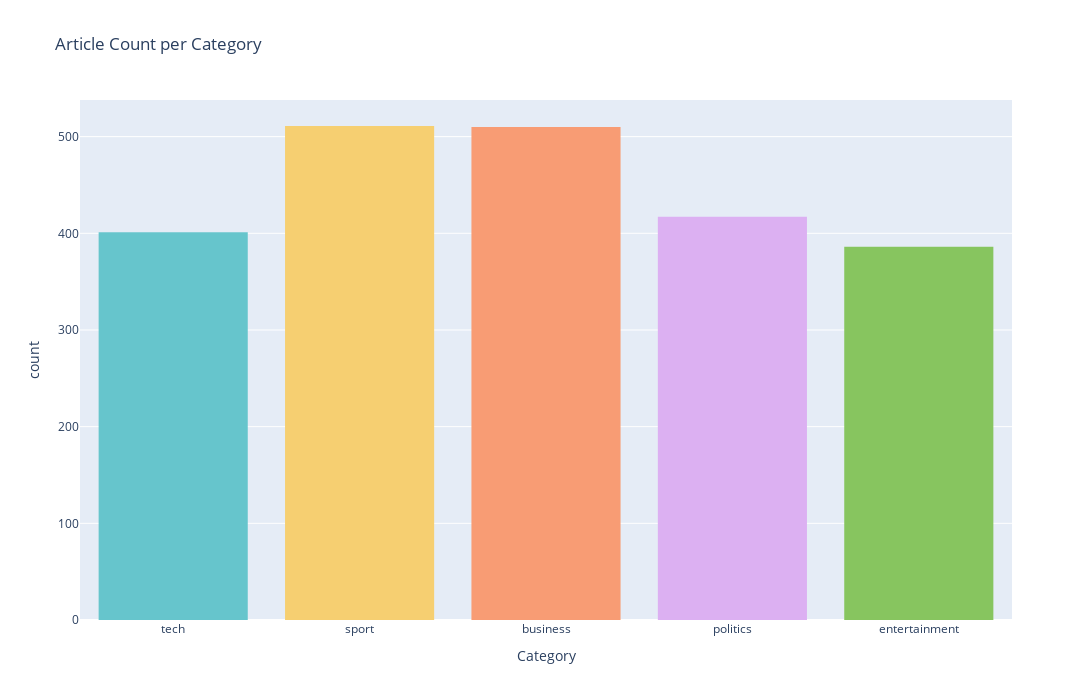

Notebook code cell kept with this figure:
### Code cell
# Visualize categories to check for imbalances
fig = px.histogram(df, x='category', color='category', 
                   title="Article Count per Category", 
                   labels={"category": "Category"}, 
                   color_discrete_sequence=px.colors.qualitative.Pastel)
fig.update_layout(showlegend=False, height=700, width=1100)
fig.show() # pip install nbformat --upgrade

### Figure 1 — Plotly figure (JSON) as saved in the notebook; plotly's stock layout.template omitted (floating-point values rounded to 4 significant figures; data arrays with more than 128 entries replaced by an {"elided": "..."} marker saying what was removed)
{"data": [{"bingroup": "x", "hovertemplate": "Category=%{x}<br>count=%{y}<extra></extra>", "legendgroup": "tech", "marker": {"color": "rgb(102, 197, 204)", "pattern": {"shape": ""}}, "name": "tech", "orientation": "v", "showlegend": true, "type": "histogram", "x": {"elided": "401 str values"}, "xaxis": "x", "yaxis": "y"}, {"bingroup": "x", "hovertemplate": "Category=%{x}<br>count=%{y}<extra></extra>", "legendgroup": "sport", "marker": {"color": "rgb(246, 207, 113)", "pattern": {"shape": ""}}, "name": "sport", "orientation": "v", "showlegend": true, "type": "histogram", "x": {"elided": "511 str values"}, "xaxis": "x", "yaxis": "y"}, {"bingroup": "x", "hovertemplate": "Category=%{x}<br>count=%{y}<extra></extra>", "legendgroup": "business", "marker": {"color": "rgb(248, 156, 116)", "pattern": {"shape": ""}}, "name": "business", "orientation": "v", "showlegend": true, "type": "histogram", "x": {"elided": "510 str values"}, "xaxis": "x", "yaxis": "y"}, {"bingroup": "x", "hovertemplate": "Category=%{x}<br>count=%{y}<extra></extra>", "legendgroup": "politics", "marker": {"color": "rgb(220, 176, 242)", "pattern": {"shape": ""}}, "name": "politics", "orientation": "v", "showlegend": true, "type": "histogram", "x": {"elided": "417 str values"}, "xaxis": "x", "yaxis": "y"}, {"bingroup": "x", "hovertemplate": "Category=%{x}<br>count=%{y}<extra></extra>", "legendgroup": "entertainment", "marker": {"color": "rgb(135, 197, 95)", "pattern": {"shape": ""}}, "name": "entertainment", "orientation": "v", "showlegend": true, "type": "histogram", "x": {"elided": "386 str values"}, "xaxis": "x", "yaxis": "y"}], "layout": {"barmode": "relative", "height": 700, "legend": {"title": {"text": "Category"}, "tracegroupgap": 0}, "showlegend": false, "title": {"text": "Article Count per Category"}, "width": 1100, "xaxis": {"anchor": "y", "categoryarray": ["tech", "sport", "business", "politics", "entertainment"], "categoryorder": "array", "domain": [0, 1], "title": {"text": "Category"}}, "yaxis": {"anchor": "x", "domain": [0, 1], "title": {"text": "count"}}}}
